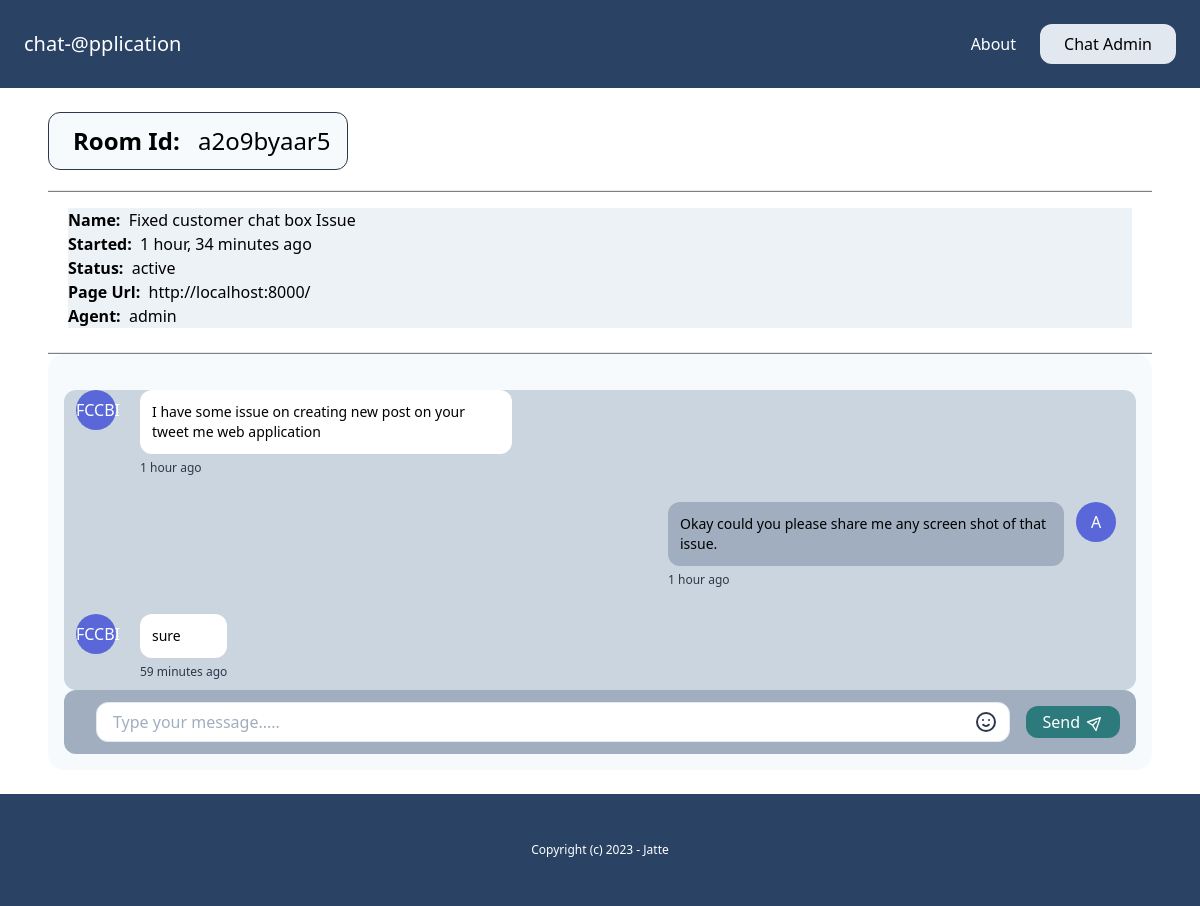
The app's page /admin-dashboard/room_details/a2o9byaar5/ (signed in) with its own data.
### chat/models.py (models this page shows, shortened)
class Room(models.Model):
    WAITING = "waiting"
    ACTIVE = "active"
    CLOSED = "closed"
    CHOICES_STATUS = (
        (WAITING, "waiting"),
        (ACTIVE, "active"),
        (CLOSED, "closed"),
    )
    uuid = models.CharField(max_length=255)
    client = models.CharField(max_length=255)
    agent = models.ForeignKey(User, null=True, blank=True, related_name="rooms", on_delete=models.CASCADE)
    messages = models.ManyToManyField(Message, blank=True)
    url = models.CharField(max_length=255, blank=True, null=True)
    status = models.CharField(max_length=20, choices=CHOICES_STATUS, default=WAITING)
    created_at = models.DateTimeField(auto_now_add=True)
    class Meta:
        ordering = ("-created_at",)

class Message(models.Model):
    sent_by = models.CharField(max_length=255, blank=True, null=True)
    created_by = models.ForeignKey(User, null=True, blank=True, on_delete=models.CASCADE, related_name="receiver_user")
    content = models.TextField()
    created_at = models.DateTimeField(auto_now_add=True)
    class Meta:
        ordering = ("created_at",)

### account/models.py (models this page shows)
class User(AbstractBaseUser, PermissionsMixin):
    AGENT = 'agent'
    MANAGER = 'manager'
    ROLES_CHOICES = (
        (AGENT, 'Agent'),
        (MANAGER, 'Manager'),
    )
    id = models.UUIDField(primary_key=True, default=uuid.uuid4, editable=False)
    email = models.EmailField(unique=True)
    name = models.CharField(max_length=255, blank=True, default='')
    role = models.CharField(max_length=20, choices=ROLES_CHOICES, default=AGENT)
    is_active = models.BooleanField(default=True)
    is_superuser = models.BooleanField(default=False)
    is_staff = models.BooleanField(default=False)
    date_joined = models.DateTimeField(default=timezone.now)
    last_login = models.DateTimeField(blank=True, null=True)
    objects = CustomUserManager()
    USERNAME_FIELD = 'email'
    EMAIL_FIELD = 'email'
    REQUIRED_FIELDS = ['name']

### chat/views.py (the view)
# urls.py: path("admin-dashboard/room_details/<str:uuid>/", views.get_room_details, name="room_details"),
@login_required
def get_room_details(request, uuid):
    try:
        room = Room.objects.get(uuid=uuid)
        if room.agent == request.user or request.user.groups.first().name == "Manager" or (request.user.groups.first().name == "agent" and not room.agent):
            if request.user.groups.first().name == "agent" and room.status == Room.WAITING:
                room.status = Room.ACTIVE
                room.agent = request.user
                room.save()
                messages.info(request, f"{request.user.name} you are assigned as a agent for this chat room !!!!")
            return render(request, "chat/room_details.html", {"room": room})
        return render(request, "chat/room_details.html")
    except:
        return render(request, "chat/room_details.html")

### chat/templatetags/chat_tags.py (called while the page is built)
@register.filter(name="initials")
def initials(value):
    initials = ""
    for name in value.split(" "):
        if name:
            initials += name[0].upper()
    return initials

### chat/templates/chat/room_details.html (shortened to what this page needs)
{% extends "core/base.html" %}
{% load chat_tags %}
{% load static %}
{% block content %}
    {% if room %}
    <div>
        <h1 class="text-2xl border border-gray-800 rounded-xl max-w-[300px] p-3 bg-gray-100"><b class="mx-3">Room Id:</b> {{room.uuid}} </h1>
        <hr class="mt-5 text-black">
        <p class="mt-4 mx-5 bg-gray-200">
            <b>Name: &nbsp;</b>{{room.client}}<br>
            <b>Started: &nbsp;</b>{{room.created_at|timesince}} ago<br>
            <b>Status: &nbsp;</b>{{room.status}}<br>
            <b>Page Url: &nbsp;</b>{{room.url}}<br>
            <b>Agent: &nbsp;</b>{% firstof room.agent.name "None yet...."%}<br>
        </p>
        <hr class="mt-6">
        <div class="flex flex-col flex-auto flex-shrink-0 rounded-2xl bg-gray-100 h-full p-4">
            <div class="h-[300px] bg-gray-400 mt-5 overflow-scroll rounded-xl flex flex-col flex-grow" id="message_box">
                {% for message in room.messages.all %}
                    <div class="flex w-full max-w-md mt-2 space-x-3 {% if message.created_by %}ml-auto justify-end mx-5 {% endif %}">
                        {% if not message.created_by %}
                            <div class="flex-shrink-0 h-10 w-10 rounded-full bg-indigo-600 text-center text-white mx-3 my-2 pt-2">
                                {{message.sent_by|initials}}
                            </div>
                        {% endif %}
                        <div class="my-2">
                            <div class="p-3 rounded-xl {% if message.created_by %}bg-gray-500{% else %}bg-white{% endif %}">
                                <p class="text-sm">{{message.content}}</p>
                            </div>
                            <span class="text-xs text-gray-800 leading-none">{{ message.created_at|timesince}} ago</span>
                        </div>
                        {% if message.created_by %}
                        <div class="flex-shrink-0 h-10 w-10 rounded-full bg-indigo-600 text-center text-white mx-3 my-2 pt-2">
                            {{message.created_by.name|initials}}
                        </div>
                        {% endif %}
                    </div>
                {% endfor %}
            </div>
            {% if room.status == "active" or request.user.groups.all.first.name == "Manager" %}
                <div class="flex flex-row items-center h-16 rounded-xl bg-gray-500 w-full px-4">
                    <div class="flex-grow ml-4">
                        <div class="relative w-full">
                            <input type="text" id="message_content"
                                class="flex w-full border rounded-xl focus:outline-none focus:border-indigo-800 pl-4 h-10" placeholder="Type your message....." />
                            <button
                                class="absolute flex items-center justify-center h-full w-12 right-0 top-0 text-gray-800 hover:text-gray-600">
                                <svg class="w-6 h-6" fill="none" stroke="currentColor" viewBox="0 0 24 24"
                                    xmlns="http://www.w3.org/2000/svg">
                                    <path stroke-linecap="round" stroke-linejoin="round" stroke-width="2"
                                        d="M14.828 14.828a4 4 0 01-5.656 0M9 10h.01M15 10h.01M21 12a9 9 0 11-18 0 9 9 0 0118 0z">
                                    </path>
                                </svg>
                            </button>
                        </div>
                    </div>
                    <div class="ml-4">
                        <button id="send_message"
                            class="flex items-center justify-center bg-teal-700 hover:bg-teal-800 rounded-xl text-white px-4 py-1 flex-shrink-0">
                            <span>Send</span>
                            <span class="ml-2">
                                <svg class="w-4 h-4 transform rotate-45 -mt-px" fill="none" stroke="currentColor"
                                    viewBox="0 0 24 24" xmlns="http://www.w3.org/2000/svg">
                                    <path stroke-linecap="round" stroke-linejoin="round" stroke-width="2"
                                        d="M12 19l9 2-9-18-9 18 9-2zm0 0v-8"></path>
                                </svg>
                            </span>
                        </button>
                    </div>
                </div>
            {% endif %}
        </div>
    </div>
    {% else %}
        <div class="mt-5">
            <p class="text-center text-3xl">You don't have a permission to view this chat room.</p>
        </div>
    {% endif %}
{% endblock %}

### core/templates/core/base.html (style rules this page uses)
hr { height: 1px; background-color: gray; }

### records on screen
Room: uuid "a2o9byaar5", client "Fixed customer chat box Issue", created_at "1 hour, 34 minutes", status "active", url "http://localhost:8000/", agent.name "admin"
Message: sent_by|initials "FCCBI", content "I have some issue on creating new post on your tweet me web application", created_at "1 hour"
Message: content "Okay could you please share me any screen shot of that issue.", created_at "1 hour", created_by.name|initials "A"
Message: sent_by|initials "FCCBI", content "sure", created_at "59 minutes"
